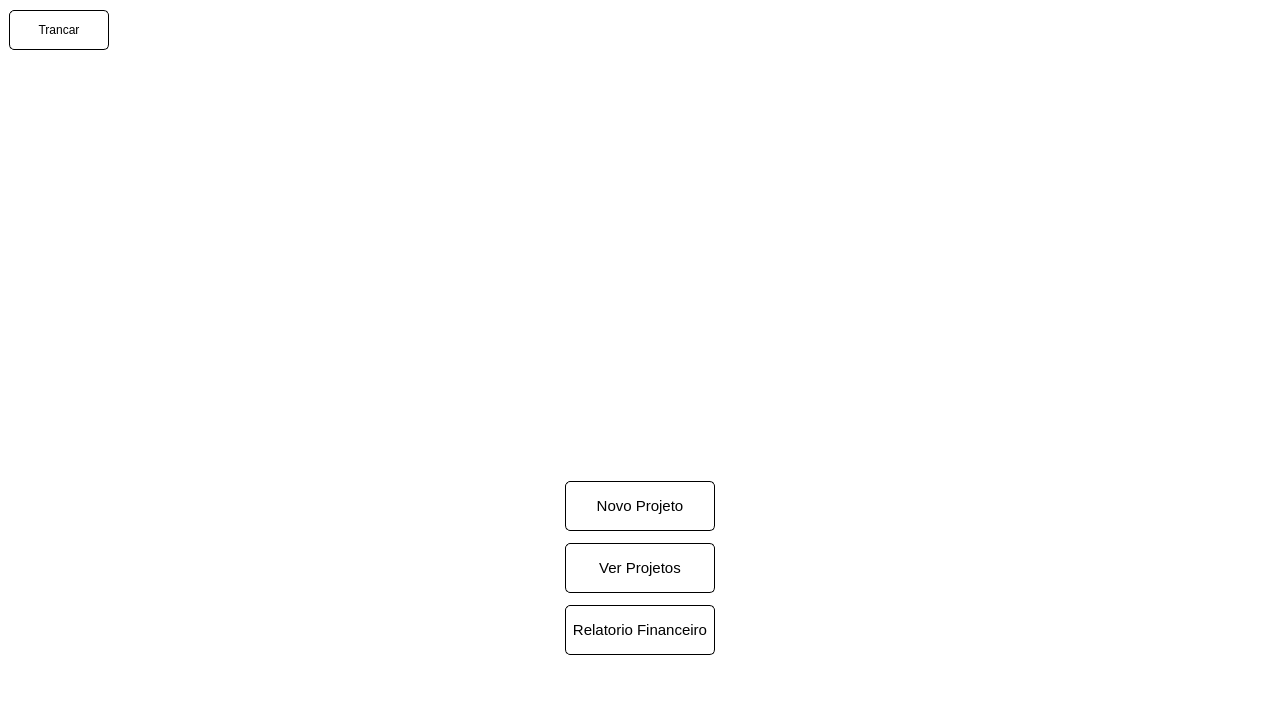
<?xml version="1.0" encoding="UTF-8"?>
<ui version="4.0">
 <class>MainWindow</class>
 <widget class="QMainWindow" name="MainWindow">
  <property name="enabled">
   <bool>true</bool>
  </property>
  <property name="geometry">
   <rect>
    <x>0</x>
    <y>0</y>
    <width>1280</width>
    <height>718</height>
   </rect>
  </property>
  <property name="windowTitle">
   <string>MainWindow</string>
  </property>
  <property name="layoutDirection">
   <enum>Qt::LeftToRight</enum>
  </property>
  <property name="styleSheet">
   <string notr="true">background-color: rgb(255, 255, 255);</string>
  </property>
  <property name="tabShape">
   <enum>QTabWidget::Rounded</enum>
  </property>
  <widget class="QWidget" name="centralwidget">
   <layout class="QVBoxLayout" name="verticalLayout">
    <property name="spacing">
     <number>0</number>
    </property>
    <property name="leftMargin">
     <number>9</number>
    </property>
    <property name="topMargin">
     <number>10</number>
    </property>
    <property name="rightMargin">
     <number>9</number>
    </property>
    <property name="bottomMargin">
     <number>9</number>
    </property>
    <item>
     <widget class="QPushButton" name="bloquear">
      <property name="minimumSize">
       <size>
        <width>0</width>
        <height>40</height>
       </size>
      </property>
      <property name="maximumSize">
       <size>
        <width>100</width>
        <height>16777215</height>
       </size>
      </property>
      <property name="cursor">
       <cursorShape>PointingHandCursor</cursorShape>
      </property>
      <property name="styleSheet">
       <string notr="true">QPushButton {
	background-color: #ffffff;
	border: 1px solid black;
	border-radius: 5px;
}

QPushButton:hover {
	background-color: rgb(223, 223, 223);
	border: 1px solid black;
	border-radius: 5px;
}

QPushButton:pressed {
	background-color: rgb(200, 200, 200);
	border: 1px solid black;
	border-radius: 5px;
}</string>
      </property>
      <property name="text">
       <string>Trancar</string>
      </property>
     </widget>
    </item>
    <item alignment="Qt::AlignHCenter|Qt::AlignTop">
     <widget class="QLabel" name="label">
      <property name="minimumSize">
       <size>
        <width>500</width>
        <height>300</height>
       </size>
      </property>
      <property name="maximumSize">
       <size>
        <width>500</width>
        <height>200</height>
       </size>
      </property>
      <property name="text">
       <string/>
      </property>
      <property name="pixmap">
       <pixmap>assets/logo.jpeg</pixmap>
      </property>
      <property name="scaledContents">
       <bool>true</bool>
      </property>
      <property name="alignment">
       <set>Qt::AlignCenter</set>
      </property>
     </widget>
    </item>
    <item alignment="Qt::AlignHCenter">
     <widget class="QFrame" name="frame_menu">
      <property name="minimumSize">
       <size>
        <width>600</width>
        <height>200</height>
       </size>
      </property>
      <property name="maximumSize">
       <size>
        <width>600</width>
        <height>200</height>
       </size>
      </property>
      <property name="styleSheet">
       <string notr="true">background-color: rgb(255, 255, 255);
background-repeat: no-repeat;
background-position: center;</string>
      </property>
      <property name="frameShape">
       <enum>QFrame::NoFrame</enum>
      </property>
      <property name="frameShadow">
       <enum>QFrame::Raised</enum>
      </property>
      <layout class="QVBoxLayout" name="verticalLayout_2">
       <property name="spacing">
        <number>0</number>
       </property>
       <property name="leftMargin">
        <number>0</number>
       </property>
       <property name="topMargin">
        <number>0</number>
       </property>
       <property name="rightMargin">
        <number>0</number>
       </property>
       <property name="bottomMargin">
        <number>0</number>
       </property>
       <item alignment="Qt::AlignHCenter">
        <widget class="QPushButton" name="btn_new">
         <property name="minimumSize">
          <size>
           <width>150</width>
           <height>50</height>
          </size>
         </property>
         <property name="maximumSize">
          <size>
           <width>150</width>
           <height>50</height>
          </size>
         </property>
         <property name="font">
          <font>
           <pointsize>11</pointsize>
           <weight>50</weight>
           <bold>false</bold>
          </font>
         </property>
         <property name="cursor">
          <cursorShape>PointingHandCursor</cursorShape>
         </property>
         <property name="styleSheet">
          <string notr="true">QPushButton {
	background-color: #ffffff;
	border: 1px solid black;
	border-radius: 5px;
}

QPushButton:hover {
	background-color: rgb(223, 223, 223);
	border: 1px solid black;
	border-radius: 5px;
}

QPushButton:pressed {
	background-color: rgb(200, 200, 200);
	border: 1px solid black;
	border-radius: 5px;
}</string>
         </property>
         <property name="text">
          <string>Novo Projeto</string>
         </property>
         <property name="autoDefault">
          <bool>false</bool>
         </property>
         <property name="default">
          <bool>false</bool>
         </property>
         <property name="flat">
          <bool>false</bool>
         </property>
        </widget>
       </item>
       <item alignment="Qt::AlignHCenter">
        <widget class="QPushButton" name="btn_read">
         <property name="minimumSize">
          <size>
           <width>150</width>
           <height>50</height>
          </size>
         </property>
         <property name="maximumSize">
          <size>
           <width>150</width>
           <height>50</height>
          </size>
         </property>
         <property name="font">
          <font>
           <pointsize>11</pointsize>
          </font>
         </property>
         <property name="cursor">
          <cursorShape>PointingHandCursor</cursorShape>
         </property>
         <property name="styleSheet">
          <string notr="true">QPushButton {
	background-color: #ffffff;
	border: 1px solid black;
	border-radius: 5px;
}

QPushButton:hover {
	background-color: rgb(223, 223, 223);
	border: 1px solid black;
	border-radius: 5px;
}

QPushButton:pressed {
	background-color: rgb(200, 200, 200);
	border: 1px solid black;
	border-radius: 5px;
}</string>
         </property>
         <property name="text">
          <string>Ver Projetos</string>
         </property>
         <property name="autoDefault">
          <bool>false</bool>
         </property>
         <property name="default">
          <bool>false</bool>
         </property>
         <property name="flat">
          <bool>false</bool>
         </property>
        </widget>
       </item>
       <item alignment="Qt::AlignHCenter">
        <widget class="QPushButton" name="btn_financeiro">
         <property name="minimumSize">
          <size>
           <width>150</width>
           <height>50</height>
          </size>
         </property>
         <property name="maximumSize">
          <size>
           <width>150</width>
           <height>16777215</height>
          </size>
         </property>
         <property name="font">
          <font>
           <pointsize>11</pointsize>
          </font>
         </property>
         <property name="cursor">
          <cursorShape>PointingHandCursor</cursorShape>
         </property>
         <property name="styleSheet">
          <string notr="true">QPushButton {
	background-color: #ffffff;
	border: 1px solid black;
	border-radius: 5px;
}

QPushButton:hover {
	background-color: rgb(223, 223, 223);
	border: 1px solid black;
	border-radius: 5px;
}

QPushButton:pressed {
	background-color: rgb(200, 200, 200);
	border: 1px solid black;
	border-radius: 5px;
}</string>
         </property>
         <property name="text">
          <string>Relatorio Financeiro</string>
         </property>
        </widget>
       </item>
      </layout>
     </widget>
    </item>
    <item>
     <spacer name="verticalSpacer">
      <property name="orientation">
       <enum>Qt::Vertical</enum>
      </property>
      <property name="sizeType">
       <enum>QSizePolicy::Maximum</enum>
      </property>
      <property name="sizeHint" stdset="0">
       <size>
        <width>20</width>
        <height>40</height>
       </size>
      </property>
     </spacer>
    </item>
   </layout>
  </widget>
 </widget>
 <resources>
  <include location="src.qrc"/>
 </resources>
 <connections/>
</ui>
